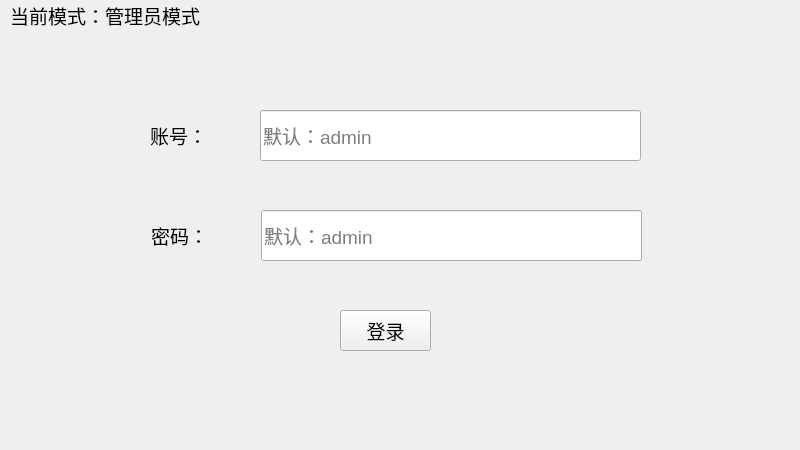
<?xml version="1.0" encoding="UTF-8"?>
<ui version="4.0">
 <class>Widget</class>
 <widget class="QWidget" name="Widget">
  <property name="geometry">
   <rect>
    <x>0</x>
    <y>0</y>
    <width>800</width>
    <height>450</height>
   </rect>
  </property>
  <property name="minimumSize">
   <size>
    <width>800</width>
    <height>450</height>
   </size>
  </property>
  <property name="maximumSize">
   <size>
    <width>800</width>
    <height>450</height>
   </size>
  </property>
  <property name="windowTitle">
   <string>Widget</string>
  </property>
  <widget class="QLabel" name="label">
   <property name="geometry">
    <rect>
     <x>10</x>
     <y>-50</y>
     <width>501</width>
     <height>131</height>
    </rect>
   </property>
   <property name="font">
    <font>
     <pointsize>14</pointsize>
    </font>
   </property>
   <property name="text">
    <string>当前模式：管理员模式</string>
   </property>
  </widget>
  <widget class="QLineEdit" name="lineEdit_name">
   <property name="geometry">
    <rect>
     <x>260</x>
     <y>110</y>
     <width>381</width>
     <height>51</height>
    </rect>
   </property>
   <property name="font">
    <font>
     <pointsize>14</pointsize>
    </font>
   </property>
   <property name="text">
    <string/>
   </property>
   <property name="placeholderText">
    <string>默认：admin</string>
   </property>
  </widget>
  <widget class="QLabel" name="label_2">
   <property name="geometry">
    <rect>
     <x>150</x>
     <y>70</y>
     <width>501</width>
     <height>131</height>
    </rect>
   </property>
   <property name="font">
    <font>
     <pointsize>14</pointsize>
    </font>
   </property>
   <property name="text">
    <string>账号：</string>
   </property>
  </widget>
  <widget class="QLineEdit" name="lineEdit_password">
   <property name="geometry">
    <rect>
     <x>261</x>
     <y>210</y>
     <width>381</width>
     <height>51</height>
    </rect>
   </property>
   <property name="font">
    <font>
     <pointsize>14</pointsize>
    </font>
   </property>
   <property name="text">
    <string/>
   </property>
   <property name="echoMode">
    <enum>QLineEdit::Password</enum>
   </property>
   <property name="placeholderText">
    <string>默认：admin</string>
   </property>
  </widget>
  <widget class="QLabel" name="label_3">
   <property name="geometry">
    <rect>
     <x>151</x>
     <y>170</y>
     <width>501</width>
     <height>131</height>
    </rect>
   </property>
   <property name="font">
    <font>
     <pointsize>14</pointsize>
    </font>
   </property>
   <property name="text">
    <string>密码：</string>
   </property>
  </widget>
  <widget class="QPushButton" name="pushButton_login">
   <property name="geometry">
    <rect>
     <x>340</x>
     <y>310</y>
     <width>91</width>
     <height>41</height>
    </rect>
   </property>
   <property name="font">
    <font>
     <pointsize>14</pointsize>
    </font>
   </property>
   <property name="text">
    <string>登录</string>
   </property>
  </widget>
 </widget>
 <resources/>
 <connections/>
</ui>
